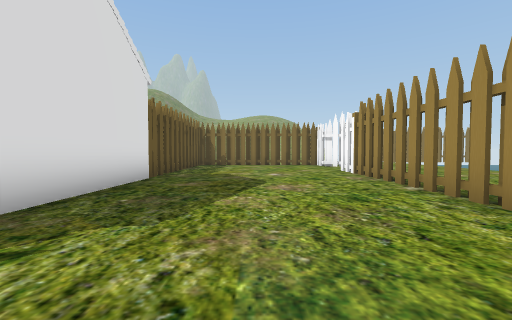
view 1 (above)

22 first-person views from a walk through a scene from a Unity 3-D project. The camera is 1.3 m above the floor, tilts 2° down and sees 90° across. The floor is counted in squares, 2 m on a side. Each view is taken from the middle of a square. On the plan, view 1 faces up. The plan holds only what a view shows up to about 9 squares ahead; the rest is blank. The place goes on beyond the plan. The player is left out. Some animated figures are left out. Some surface patterns are stand-ins.

view 2
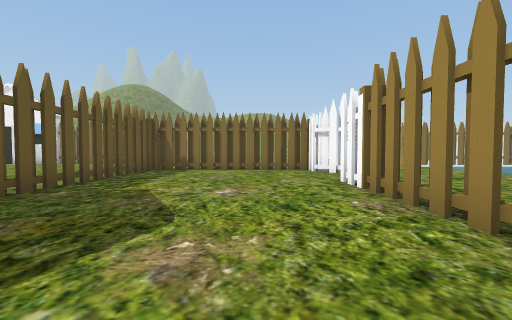

view 3
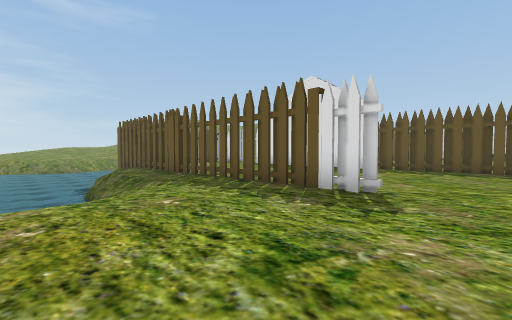

view 4
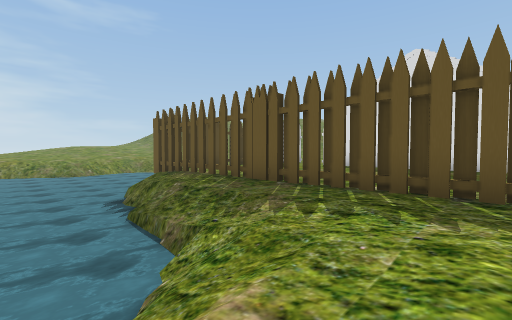

view 5
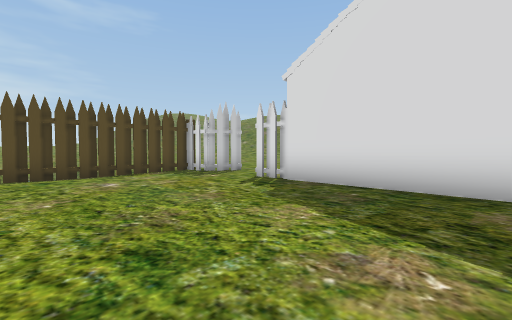

view 6
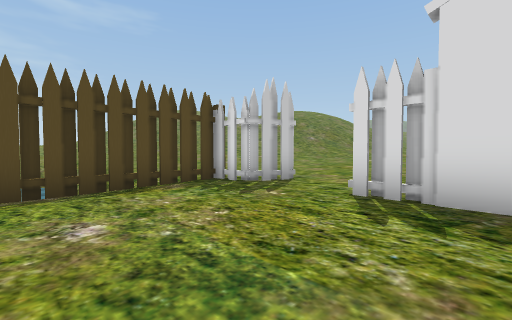

view 7
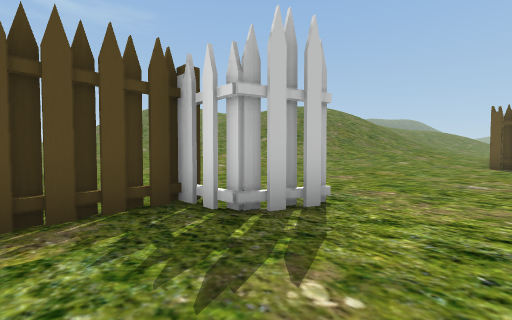

view 8
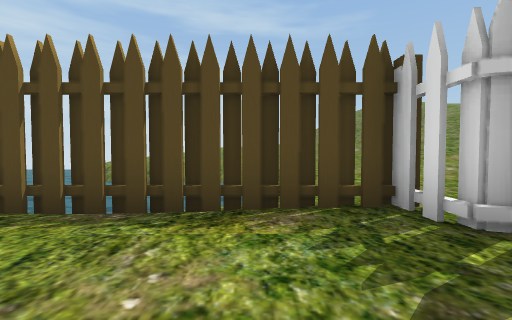

view 9
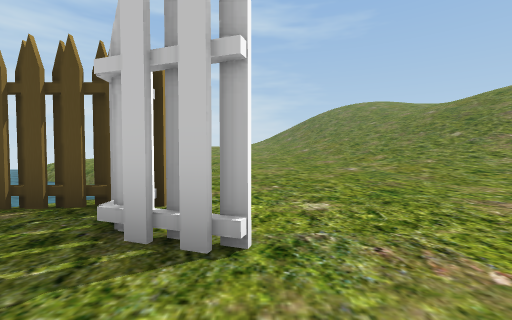

view 10
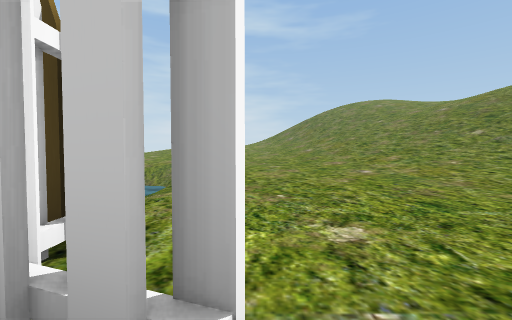

view 11
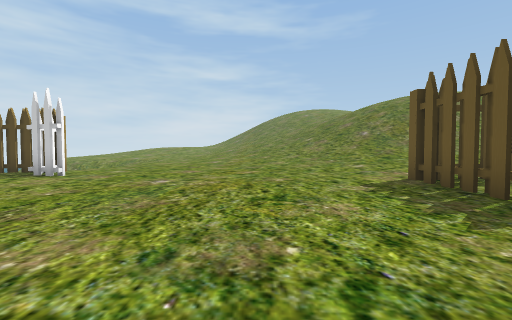

view 12
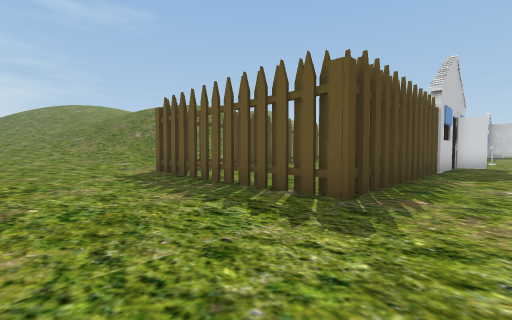

view 13
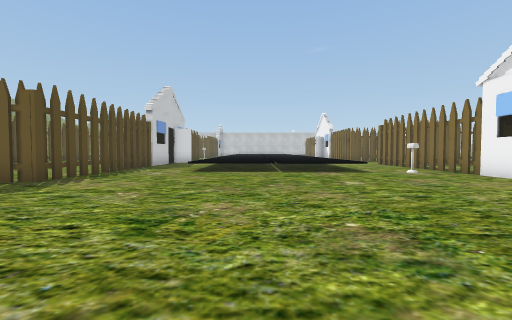

view 14
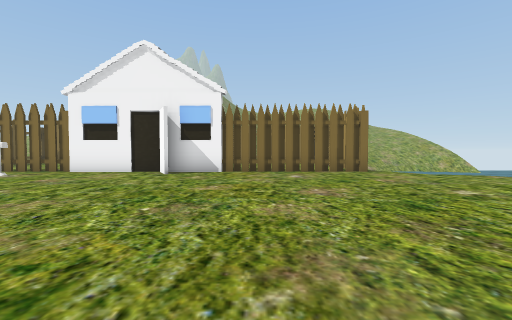

view 15
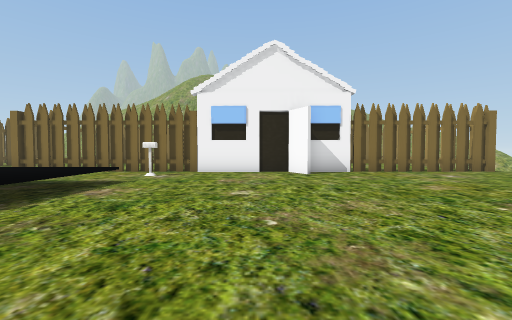

view 16
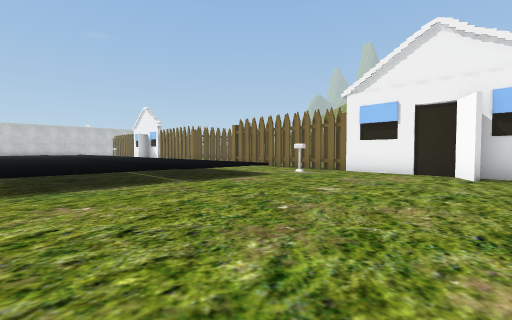

view 17
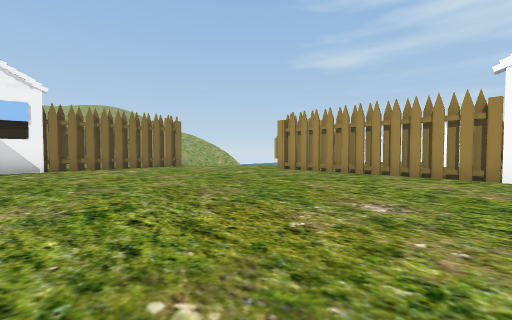

view 18
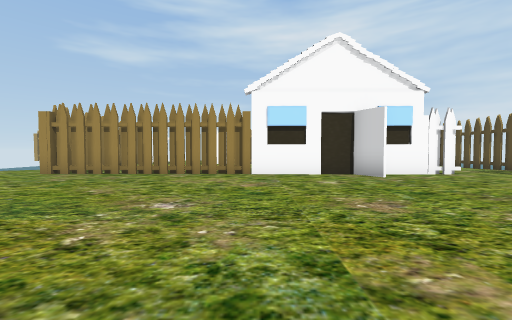

view 19
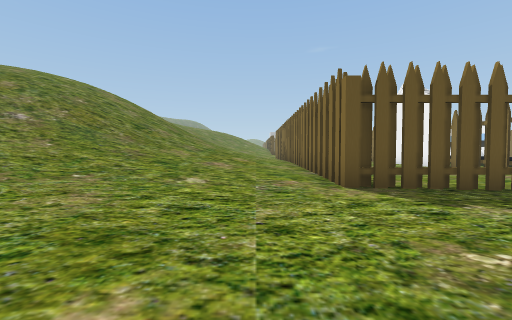

view 20
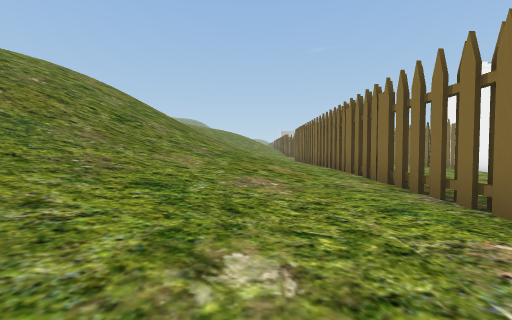

view 21
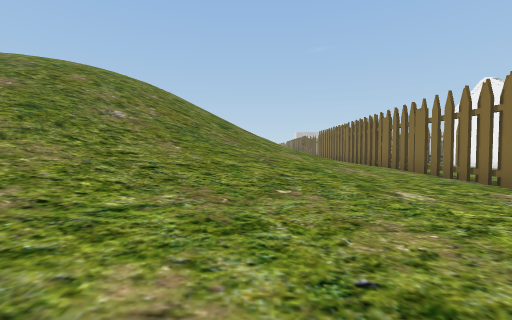

view 22
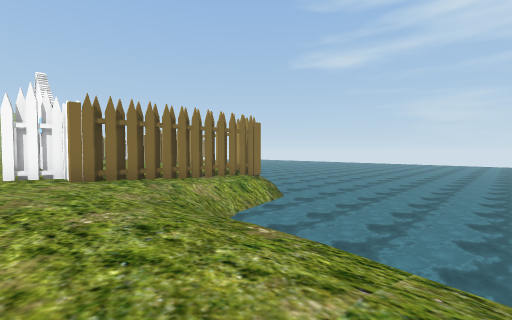

### Floor plan
Key: @ floor where view 1 was taken; # wall or solid block; . main floor; : floor 0.25 m higher than the main floor; - floor 0.25 m lower than the main floor; + floor 0.5 m higher than the main floor; _ floor 0.5 m lower than the main floor; * floor 0.75 m higher than the main floor; < floor 0.75 m lower than the main floor; % floor 1 m higher than the main floor; & floor 1.25 m higher than the main floor; / step, stairs or slope; = window, fence, low wall or low ledge; ≈ water the walk keeps out of; v drop or lower ground; H house; M mailbox.
Columns run from 19 left of view 1 to 7 right of it. Each row starts with its distance up from view 1.
 17               #
 16 ######HHH######.-
 15   ..M...H......../=
 14   .................
 13  +++/.............
 12 ++++/...........#######
 11 +++//...........#.....## ..
 10 ++++/...........#..........
  9 ++++/...........#..........
  8 ++++/...........#.....#....
  7 ................#.....#....
  6 ................H.....#....
  5 H######.........H.....#.-/
  4       #.........H.....#.//
  3       #.........H.....#-/≈≈
  2       #.........H.....#_≈≈≈
  1       #.........#.....#-≈≈≈
  0 #######............@..#_≈≈≈
 -1 +++++::...............#v≈≈≈
 -2 **+++++::.......#.....#<≈≈≈
 -3 &&%**+++::......#######≈≈≈≈
 -4 ////&*+++::......._///≈≈≈≈≈
 -5 //////%*++:......-//≈≈≈≈≈≈≈
 -6 ///////%+++:....._/≈≈≈≈≈≈≈≈
 -7 ////////*++::...._/≈≈≈≈≈≈≈
 -8 ////////&*++:...._ ≈≈≈≈≈≈≈≈
 -9 /////////%*++:..._ ≈≈≈≈≈≈≈≈
-10 //////////*++::.._ ≈≈≈≈≈≈≈≈

Where each view was taken, in squares from view 1:
view 1: 0 up, 0 right, facing up
view 2: 3 up, 1 right, facing up
view 3: 10 up, 7 right, facing down-left
view 4: 6 up, 7 right, facing down-left
view 5: 5 up, 2 right, facing down-left
view 6: 2 up, 1 right, facing down-left
view 7: 0 up, 1 left, facing down-left
view 8: 0 up, 1 left, facing down
view 9: 0 up, 4 left, facing down
view 10: 1 down, 4 left, facing down
view 11: 5 up, 9 left, facing down
view 12: 7 up, 9 left, facing down-left
view 13: 10 up, 7 left, facing left
view 14: 8 up, 8 left, facing up
view 15: 8 up, 12 left, facing up
view 16: 8 up, 10 left, facing up-left
view 17: 6 up, 10 left, facing up-right
view 18: 6 up, 10 left, facing right
view 19: 2 down, 8 left, facing left
view 20: 3 down, 11 left, facing left
view 21: 5 down, 9 left, facing left
view 22: 10 down, 4 left, facing up-right
